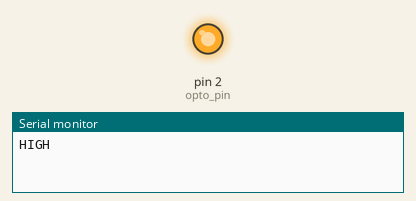
The sketch below on a simulated Arduino Uno, built with avr-gcc and run on an emulated ATmega328P. Parts: output pins drawn as LEDs (lit = HIGH), the last lines printed to the serial monitor.

Above: at 2.5 s.
At 7.5 s:
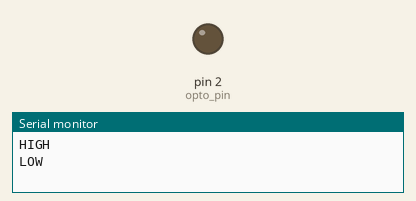
Timing chart, 0 to 13.0 s (numbered marks = the images above):
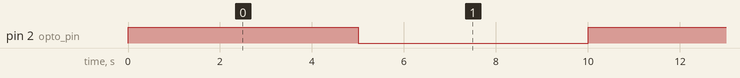

Measured:
- by itself, pin 2 (opto_pin): alternates HIGH for 5.0 s and LOW for 5.0 s

The sketch:

15-hacking-buttons.ino
```cpp
const int opto_pin = 2;
void setup() {
  pinMode(opto_pin, OUTPUT);
  Serial.begin(9600);
}

void loop() {
  digitalWrite(opto_pin, HIGH);
  Serial.println("HIGH");
  delay(5000);
  digitalWrite(opto_pin, LOW);
  Serial.println("LOW");
  delay(5000);
}
```
